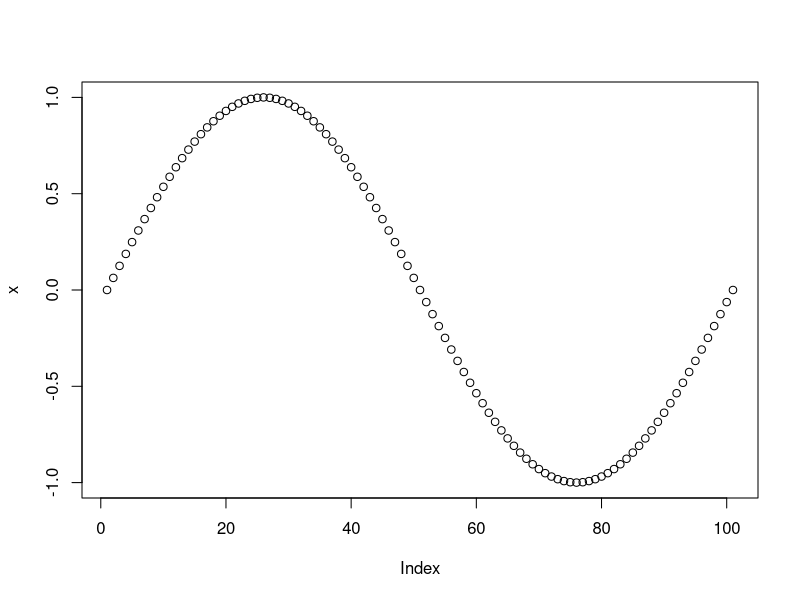
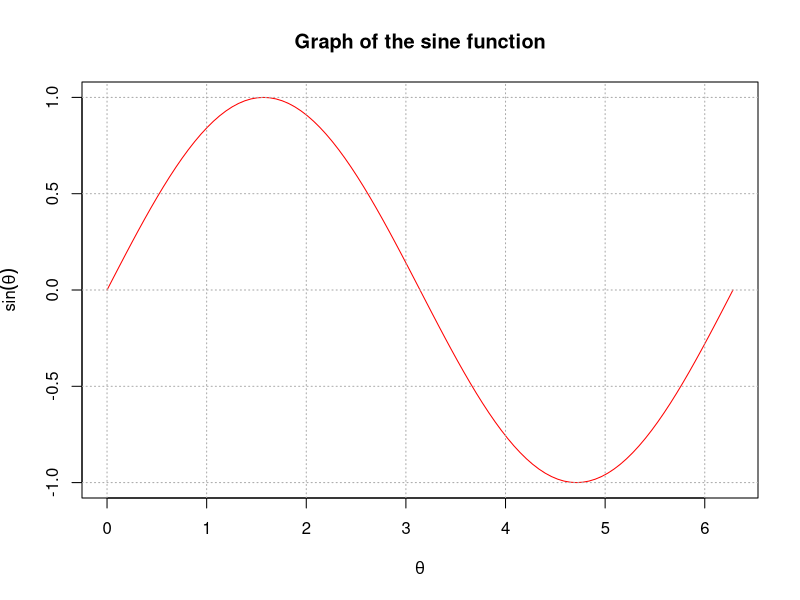
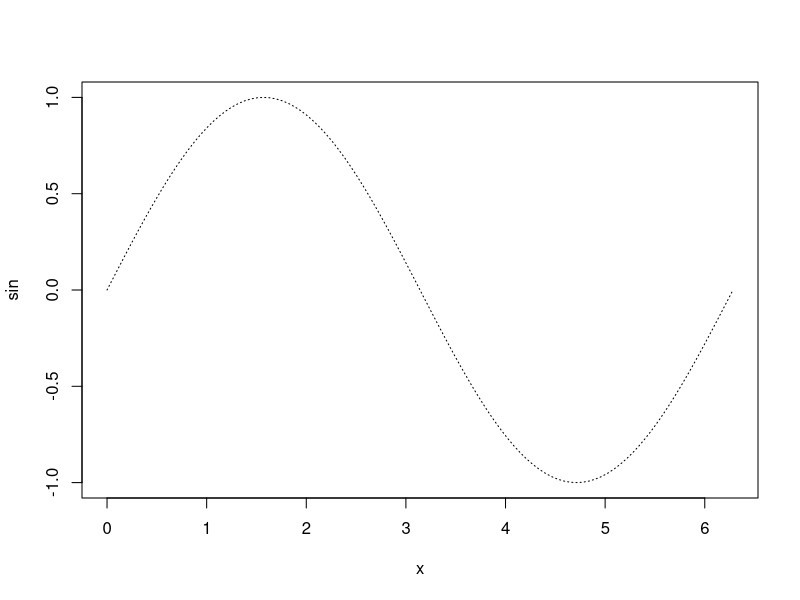

These charts were generated, in order, by the following R code:
### 基本的な描画
theta <- seq(0, 2*pi, length = 101)
x <- sin(theta)
plot(x) # 横軸に成分番号, 縦軸にxの各成分をプロット
plot(theta, # 横軸をthetaにしてみる
     x, 
     xlab = expression(theta), # x軸のラベル
     ylab = expression(sin(theta)), # y軸のラベル
     main = "Graph of the sine function", # グラフタイトル
     type = "l", # 折線プロット
     col = "red" # 色を赤にする
)
grid(col = "darkgray") # 格子線を追加
plot(sin, 0, 2*pi, lty = "dotted") # 関数を定義域を定めて描画
